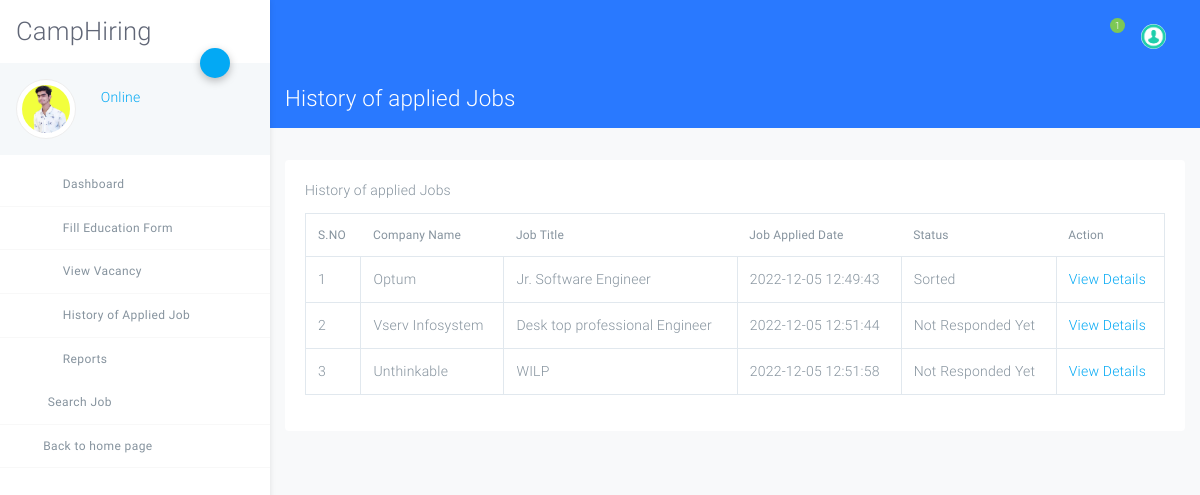
Page /user/histroy-applied-job.php (signed in) on the committed database.
### tables this page shows
CREATE TABLE `tbluser` (
  `ID` int(10) NOT NULL,
  `FullName` varchar(120) DEFAULT NULL,
  `Email` varchar(120) DEFAULT NULL,
  `MobileNumber` bigint(10) DEFAULT NULL,
  `StudentID` varchar(120) DEFAULT NULL,
  `Gender` varchar(120) NOT NULL,
  `Address` mediumtext NOT NULL,
  `Age` int(5) NOT NULL,
  `DOB` varchar(120) NOT NULL,
  `Image` varchar(120) NOT NULL,
  `Password` varchar(120) DEFAULT NULL,
  `UserRegdate` timestamp NULL DEFAULT current_timestamp()
);

CREATE TABLE `tblapplyjob` (
  `ID` int(10) NOT NULL,
  `UserId` int(10) DEFAULT NULL,
  `JobId` int(10) DEFAULT NULL,
  `Resume` varchar(120) DEFAULT NULL,
  `ApplyDate` timestamp NULL DEFAULT current_timestamp(),
  `Message` mediumtext NOT NULL,
  `Remark` varchar(200) NOT NULL,
  `Status` varchar(50) DEFAULT NULL,
  `ResponseDate` timestamp NOT NULL DEFAULT '0000-00-00 00:00:00' ON UPDATE current_timestamp()
);

CREATE TABLE `tblcompany` (
  `ID` int(10) NOT NULL,
  `CompanyName` varchar(120) DEFAULT NULL,
  `ContactPerson` varchar(100) DEFAULT NULL,
  `CompanyUrl` varchar(200) DEFAULT NULL,
  `CompanyAddress` mediumtext DEFAULT NULL,
  `MobileNumber` bigint(10) DEFAULT NULL,
  `CompanyEmail` varchar(200) DEFAULT NULL,
  `CompanyLogo` varchar(200) DEFAULT NULL,
  `Password` varchar(120) DEFAULT NULL,
  `CompanyRegdate` timestamp NOT NULL DEFAULT current_timestamp()
);

CREATE TABLE `tblvacancy` (
  `ID` int(10) NOT NULL,
  `CompanyID` int(10) DEFAULT NULL,
  `JobTitle` varchar(200) DEFAULT NULL,
  `MonthlySalary` varchar(120) DEFAULT NULL,
  `JobDescriptions` mediumtext DEFAULT NULL,
  `NoofOpenings` varchar(50) DEFAULT NULL,
  `JobLocation` varchar(120) DEFAULT NULL,
  `ApplyDate` varchar(120) DEFAULT NULL,
  `LastDate` varchar(120) DEFAULT NULL,
  `JobpostingDate` datetime DEFAULT current_timestamp()
);

### user/histroy-applied-job.php (the view, shortened to what this page needs)
<?php
include('includes/dbconnection.php');
if (strlen($_SESSION['crmsuid']==0)) {
  header('location:logout.php');
  } else{
  ?>
<!DOCTYPE html>
<html lang="en">
<head>
    <link rel="stylesheet" href="assets/css/app.css">
</head>
<body class="light">
<div id="app">
<?php include_once('includes/sidebar.php');?>
<?php include_once('includes/header.php');?>
<div class="page has-sidebar-left bg-light height-full">
    <header class="blue accent-3 relative nav-sticky">
        <div class="container-fluid text-white">
            <div class="row">
                <div class="col">
                    <h3 class="my-3">
                        History of applied Jobs</h3>
                </div>
            </div>
        </div>
    </header>
    <div class="container-fluid my-3">
        <div class="row">
            <div class="col-md-12">
                <div class="card my-3 no-b">
                    <div class="card-body">
                        <div class="card-title">History of applied Jobs</div>
                        <table class="table table-bordered table-hover data-tables"
                               data-options='{ "paging": false; "searching":false}'>
                            <thead>
                             <tr>
                  <th>S.NO</th>
            <th>Company Name</th>
                  <th>Job Title</th>
                    <th>Job Applied Date</th>
                    <th>Status</th>
                   <th>Action</th>
                </tr>
                            </thead>
                            <tbody>
                                <?php
                             $cid=$_SESSION['crmsuid'];
$ret=mysqli_query($con,"select tblapplyjob.ApplyDate,tblapplyjob.Status,tblapplyjob.ID as jid,tblvacancy.JobTitle,tblcompany.CompanyName from tblapplyjob join tblvacancy on tblapplyjob.JobId=tblvacancy.ID join tblcompany on tblcompany.ID=tblvacancy.CompanyID where tblapplyjob.UserId='$cid'");
$cnt=1;
while ($row=mysqli_fetch_array($ret)) {
?>
                           <tr>
                  <td><?php echo $cnt;?></td>
            <td><?php  echo $row['CompanyName'];?></td>
                  <td><?php  echo $row['JobTitle'];?></td>
                  <td><?php  echo $row['ApplyDate'];?></td>
                  <td><?php if($row['Status']==''){
echo "Not Responded Yet";} else { echo $row['Status']; } ;?>
</td>
                  <td><a href="view-histroy-appliedjob.php?viewid=<?php echo $row['jid'];?>">View Details</a></td>
                </tr>
                <?php
$cnt=$cnt+1;
}?>
                            </tbody>
                        </table>
                    </div>
                </div>
            </div>
        </div>
    </div>
</div>
</div>
</body>
</html>
<?php }  ?>

### user/includes/sidebar.php (shortened to what this page needs)
<aside class="main-sidebar fixed offcanvas shadow">
    <section class="sidebar">
        <div class="w-80px mt-3 mb-3 ml-3">
<h2 align="center">CampHiring</h2>
        </div>
        <div class="relative">
            <a data-toggle="collapse" href="#userSettingsCollapse" role="button" aria-expanded="false"
               aria-controls="userSettingsCollapse" class="btn-fab btn-fab-sm fab-right fab-top btn-primary shadow1 ">
                <i class="icon icon-cogs"></i>
            </a>
            <div class="user-panel p-3 light mb-2">
                <div>
<?php
$uid=$_SESSION['crmsuid'];
$ret=mysqli_query($con,"select FullName,Image from tbluser where ID='$uid'");
$row=mysqli_fetch_array($ret);
$name=$row['FullName'];
$pimage=$row['Image'];
?>
                    <div class="float-left image">
<img class="user_avatar" src="images/<?php echo $pimage;?>" alt="<?php echo $name;?>">
                    </div>
                    <div class="float-left info">
                        <a href="user-profile.php"><i class="icon-circle text-primary blink"></i> Online</a>
                    </div>
                </div>
                <div class="clearfix"></div>
            </div>
        </div>
        <ul class="sidebar-menu">
            <li class="treeview"><a href="dashboard.php">
                <i class="icon icon-sailing-boat-water purple-text s-18"></i> <span>Dashboard</span>
            </a>
            </li>
            <li class="treeview"><a href="#">
                <i class="icon icon icon-package blue-text s-18"></i>
                <span>Fill Education Form</span>
            </a>
            </li>
            <li class="treeview"><a href="view-vacancy.php">
                <i class="icon icon-documents3 text-red s-18"></i>
                <span>View Vacancy</span>
            </a>
            </li>
            <li class="treeview"><a href="histroy-applied-job.php">
                <i class="icon icon-bar-chart2 pink-text s-18"></i>
                <span>History of Applied Job</span>
            </a>
            </li>
            <li class="treeview no-b"><a href="#">
                <i class="icon icon-package light-green-text s-18"></i>
                <span>Reports</span>
            </a>
            </li>
            <li class="treeview"><a href="search-job.php">
                <i class="icon-search3 light-green-text s-18"></i>
                <span>Search Job</span>
            </a>
            </li>
<li class="treeview"><a href="../index.php">
                <i class="icon-long-arrow-left"></i>
                <span>Back to home page</span>
            </a>
            </li>
        </ul>
    </section>
</aside>

### rows in the picture
tbluser: Image (picture)
tblapplyjob: tblcompany.CompanyName "Optum", tblvacancy.JobTitle "Jr. Software Engineer", ApplyDate "2022-12-05 12:49:43", Status "Sorted"
tblapplyjob: tblcompany.CompanyName "Vserv Infosystem", tblvacancy.JobTitle "Desk top professional Engineer", ApplyDate "2022-12-05 12:51:44", shows "Not Responded Yet"
tblapplyjob: tblcompany.CompanyName "Unthinkable", tblvacancy.JobTitle "WILP", ApplyDate "2022-12-05 12:51:58", shows "Not Responded Yet"

### other values in the picture
$count "1"
